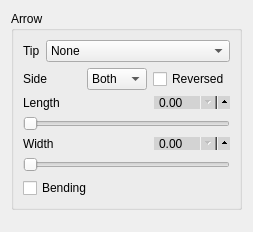
             <widget class="QWidget" name="page_28">
              <property name="geometry">
               <rect>
                <x>0</x>
                <y>0</y>
                <width>223</width>
                <height>232</height>
               </rect>
              </property>
              <attribute name="label">
               <string>Destination Arrow</string>
              </attribute>
              <layout class="QVBoxLayout" name="verticalLayout_62">
               <item>
                <widget class="QGroupBox" name="groupBox_28">
                 <property name="title">
                  <string>Arrow</string>
                 </property>
                 <layout class="QVBoxLayout" name="verticalLayout_150">
                  <item>
                   <layout class="QHBoxLayout" name="horizontalLayout_161">
                    <item>
                     <widget class="QLabel" name="label_160">
                      <property name="text">
                       <string>Tip</string>
                      </property>
                     </widget>
                    </item>
                    <item>
                     <widget class="QComboBox" name="linestring_d_tip">
                      <property name="focusPolicy">
                       <enum>Qt::ClickFocus</enum>
                      </property>
                      <item>
                       <property name="text">
                        <string>None</string>
                       </property>
                      </item>
                      <item>
                       <property name="text">
                        <string>stealth</string>
                       </property>
                      </item>
                      <item>
                       <property name="text">
                        <string>stealth round</string>
                       </property>
                      </item>
                      <item>
                       <property name="text">
                        <string>stealth open</string>
                       </property>
                      </item>
                      <item>
                       <property name="text">
                        <string>stealth open round</string>
                       </property>
                      </item>
                      <item>
                       <property name="text">
                        <string>&lt;</string>
                       </property>
                      </item>
                      <item>
                       <property name="text">
                        <string>&gt;</string>
                       </property>
                      </item>
                      <item>
                       <property name="text">
                        <string>latex</string>
                       </property>
                      </item>
                      <item>
                       <property name="text">
                        <string>latex round</string>
                       </property>
                      </item>
                      <item>
                       <property name="text">
                        <string>latex open</string>
                       </property>
                      </item>
                      <item>
                       <property name="text">
                        <string>latex open round</string>
                       </property>
                      </item>
                      <item>
                       <property name="text">
                        <string>to / classical tikz rightarrow</string>
                       </property>
                      </item>
                      <item>
                       <property name="text">
                        <string>computer modern rightarrow</string>
                       </property>
                      </item>
                      <item>
                       <property name="text">
                        <string>implies</string>
                       </property>
                      </item>
                      <item>
                       <property name="text">
                        <string>butt cap</string>
                       </property>
                      </item>
                      <item>
                       <property name="text">
                        <string>fast round</string>
                       </property>
                      </item>
                      <item>
                       <property name="text">
                        <string>fast triangle</string>
                       </property>
                      </item>
                      <item>
                       <property name="text">
                        <string>round cap</string>
                       </property>
                      </item>
                      <item>
                       <property name="text">
                        <string>triangle cap</string>
                       </property>
                      </item>
                      <item>
                       <property name="text">
                        <string>circle</string>
                       </property>
                      </item>
                      <item>
                       <property name="text">
                        <string>circle open</string>
                       </property>
                      </item>
                      <item>
                       <property name="text">
                        <string>diamond</string>
                       </property>
                      </item>
                      <item>
                       <property name="text">
                        <string>diamond open</string>
                       </property>
                      </item>
                      <item>
                       <property name="text">
                        <string>ellipse</string>
                       </property>
                      </item>
                      <item>
                       <property name="text">
                        <string>ellipse open</string>
                       </property>
                      </item>
                      <item>
                       <property name="text">
                        <string>kite</string>
                       </property>
                      </item>
                      <item>
                       <property name="text">
                        <string>kite open</string>
                       </property>
                      </item>
                      <item>
                       <property name="text">
                        <string>rectangle</string>
                       </property>
                      </item>
                      <item>
                       <property name="text">
                        <string>rectangle open</string>
                       </property>
                      </item>
                      <item>
                       <property name="text">
                        <string>square</string>
                       </property>
                      </item>
                      <item>
                       <property name="text">
                        <string>square open</string>
                       </property>
                      </item>
                      <item>
                       <property name="text">
                        <string>triangle</string>
                       </property>
                      </item>
                      <item>
                       <property name="text">
                        <string>triangle open</string>
                       </property>
                      </item>
                      <item>
                       <property name="text">
                        <string>turned square</string>
                       </property>
                      </item>
                      <item>
                       <property name="text">
                        <string>turned square open</string>
                       </property>
                      </item>
                      <item>
                       <property name="text">
                        <string>arc barb</string>
                       </property>
                      </item>
                      <item>
                       <property name="text">
                        <string>bar</string>
                       </property>
                      </item>
                      <item>
                       <property name="text">
                        <string>bracket</string>
                       </property>
                      </item>
                      <item>
                       <property name="text">
                        <string>hooks</string>
                       </property>
                      </item>
                      <item>
                       <property name="text">
                        <string>parenthesis</string>
                       </property>
                      </item>
                      <item>
                       <property name="text">
                        <string>straight barb</string>
                       </property>
                      </item>
                      <item>
                       <property name="text">
                        <string>tee barb</string>
                       </property>
                      </item>
                     </widget>
                    </item>
                   </layout>
                  </item>
                  <item>
                   <layout class="QHBoxLayout" name="horizontalLayout_162">
                    <item>
                     <widget class="QLabel" name="label_161">
                      <property name="text">
                       <string>Side</string>
                      </property>
                     </widget>
                    </item>
                    <item>
                     <widget class="QComboBox" name="linestring_d_side">
                      <item>
                       <property name="text">
                        <string>Both</string>
                       </property>
                      </item>
                      <item>
                       <property name="text">
                        <string>Left</string>
                       </property>
                      </item>
                      <item>
                       <property name="text">
                        <string>Right</string>
                       </property>
                      </item>
                     </widget>
                    </item>
                    <item>
                     <widget class="QCheckBox" name="linestring_d_reversed">
                      <property name="text">
                       <string>Reversed</string>
                      </property>
                     </widget>
                    </item>
                   </layout>
                  </item>
                  <item>
                   <layout class="QVBoxLayout" name="verticalLayout_151">
                    <item>
                     <layout class="QHBoxLayout" name="horizontalLayout_163">
                      <item>
                       <widget class="QLabel" name="label_162">
                        <property name="focusPolicy">
                         <enum>Qt::NoFocus</enum>
                        </property>
                        <property name="text">
                         <string>Length</string>
                        </property>
                       </widget>
                      </item>
                      <item>
                       <widget class="QDoubleSpinBox" name="linestring_d_length_spin">
                        <property name="focusPolicy">
                         <enum>Qt::ClickFocus</enum>
                        </property>
                        <property name="styleSheet">
                         <string notr="true">QDoubleSpinBox {
	max-height: 11px;
	min-height: 11px;
    min-width: 60px;
    max-width: 60px;
    padding-right: 10px;
    background-color: lightgray;
    padding-top: -2px;
    padding-bottom: -2px;
}

QDoubleSpinBox::up-button {
  subcontrol-origin: padding;
  subcontrol-position: right center;
  left: 7px;
  height: 18px;
  width: 18px;
}

QDoubleSpinBox::down-button {
  subcontrol-origin: content;
  subcontrol-position: right center;
  left: 0px;
  top: 0px;
  height: 18px;
  width: 18px;
}

</string>
                        </property>
                       </widget>
                      </item>
                     </layout>
                    </item>
                    <item>
                     <widget class="QSlider" name="linestring_d_length_slider">
                      <property name="focusPolicy">
                       <enum>Qt::NoFocus</enum>
                      </property>
                      <property name="styleSheet">
                       <string notr="true"/>
                      </property>
                      <property name="orientation">
                       <enum>Qt::Horizontal</enum>
                      </property>
                     </widget>
                    </item>
                   </layout>
                  </item>
                  <item>
                   <layout class="QVBoxLayout" name="verticalLayout_152">
                    <item>
                     <layout class="QHBoxLayout" name="horizontalLayout_164">
                      <item>
                       <widget class="QLabel" name="label_163">
                        <property name="focusPolicy">
                         <enum>Qt::NoFocus</enum>
                        </property>
                        <property name="text">
                         <string>Width</string>
                        </property>
                       </widget>
                      </item>
                      <item>
                       <widget class="QDoubleSpinBox" name="linestring_d_width_spin">
                        <property name="focusPolicy">
                         <enum>Qt::ClickFocus</enum>
                        </property>
                        <property name="styleSheet">
                         <string notr="true">QDoubleSpinBox {
	max-height: 11px;
	min-height: 11px;
    min-width: 60px;
    max-width: 60px;
    padding-right: 10px;
    background-color: lightgray;
    padding-top: -2px;
    padding-bottom: -2px;
}

QDoubleSpinBox::up-button {
  subcontrol-origin: padding;
  subcontrol-position: right center;
  left: 7px;
  height: 18px;
  width: 18px;
}

QDoubleSpinBox::down-button {
  subcontrol-origin: content;
  subcontrol-position: right center;
  left: 0px;
  top: 0px;
  height: 18px;
  width: 18px;
}

</string>
                        </property>
                       </widget>
                      </item>
                     </layout>
                    </item>
                    <item>
                     <widget class="QSlider" name="linestring_d_width_slider">
                      <property name="focusPolicy">
                       <enum>Qt::NoFocus</enum>
                      </property>
                      <property name="styleSheet">
                       <string notr="true"/>
                      </property>
                      <property name="orientation">
                       <enum>Qt::Horizontal</enum>
                      </property>
                     </widget>
                    </item>
                   </layout>
                  </item>
                  <item>
                   <widget class="QCheckBox" name="linestring_d_arrow_bending">
                    <property name="text">
                     <string>Bending</string>
                    </property>
                   </widget>
                  </item>
                 </layout>
                </widget>
               </item>
               <item>
                <spacer name="verticalSpacer_23">
                 <property name="orientation">
                  <enum>Qt::Vertical</enum>
                 </property>
                 <property name="sizeType">
                  <enum>QSizePolicy::Ignored</enum>
                 </property>
                 <property name="sizeHint" stdset="0">
                  <size>
                   <width>20</width>
                   <height>60</height>
                  </size>
                 </property>
                </spacer>
               </item>
              </layout>
             </widget>
